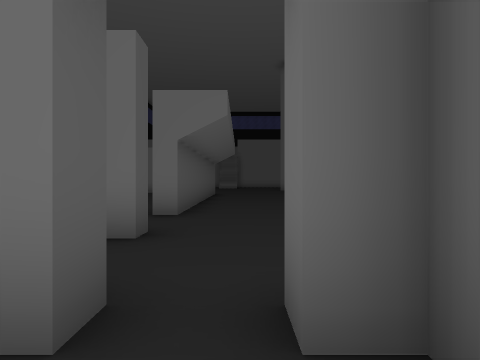
[1] (above)

23 first-person views from a walk through a scene from a Unity 3-D project. The camera is 1.4 m above the floor, looks level and sees 75° across. Doors are open. The floor is counted in squares, 2 m on a side. Each view is taken from the middle of a square. On the plan, view 1 faces up. The plan holds only what a view shows up to about 10 squares ahead; the rest is blank. The place goes on beyond the plan. The player is left out. Some animated figures are left out. Some surface patterns are stand-ins.

[2]
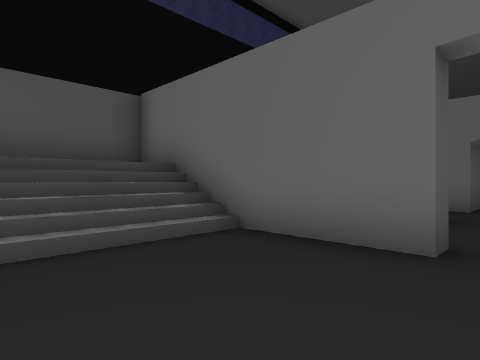

[3]
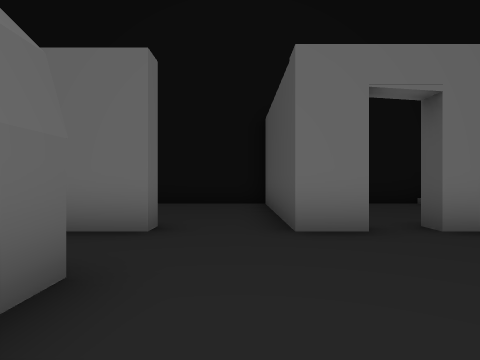

[4]
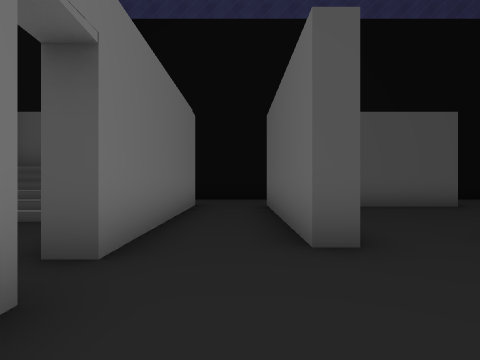

[5]
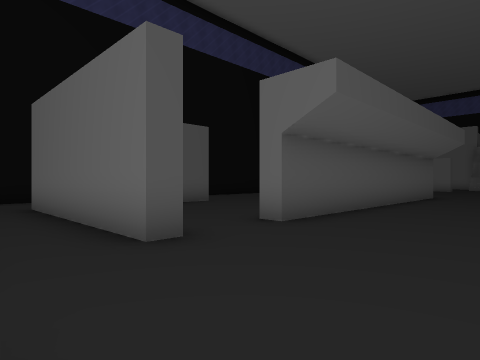

[6]
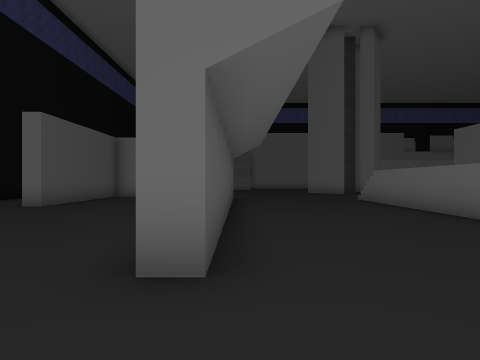

[7]
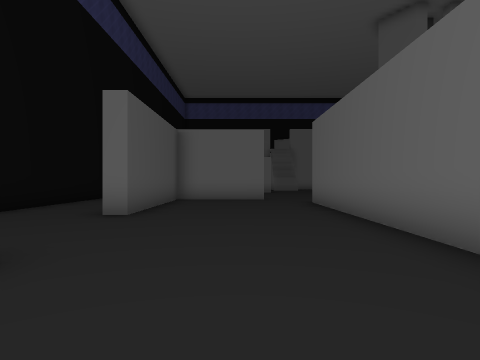

[8]
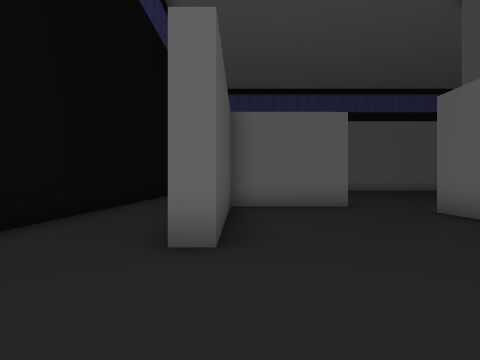

[9]
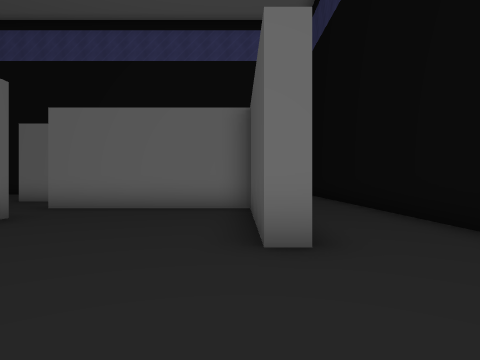

[10]
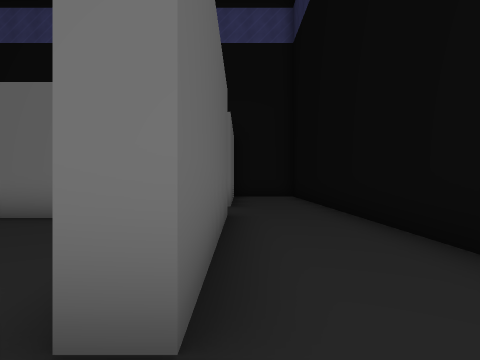

[11]
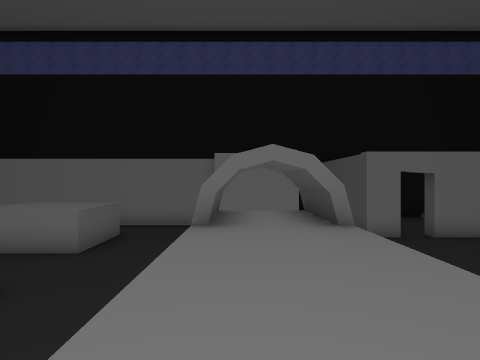

[12]
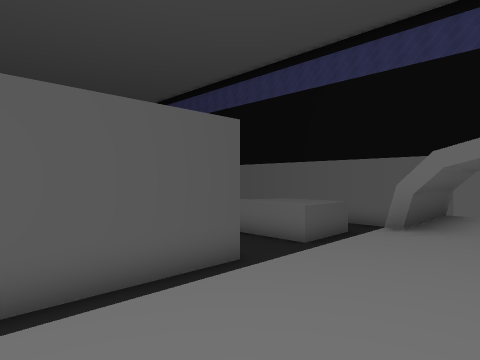

[13]
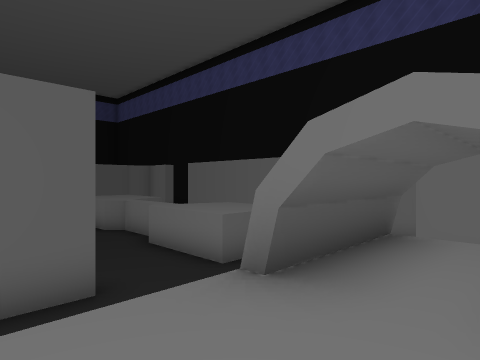

[14]
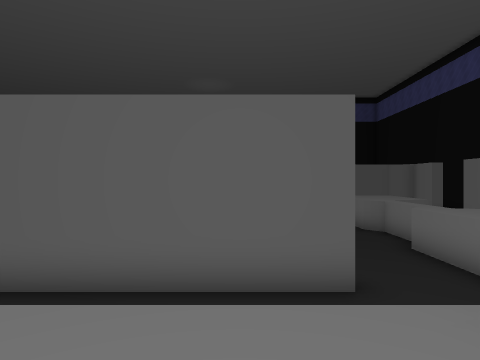

[15]
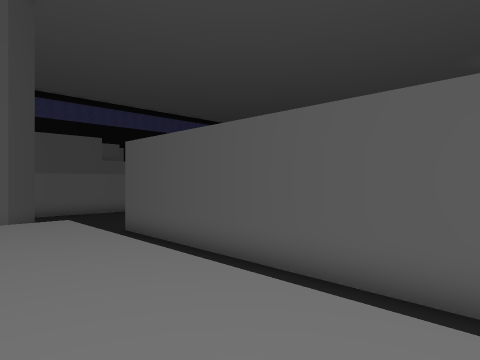

[16]
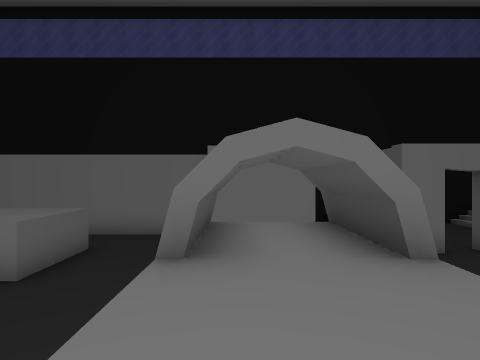

[17]
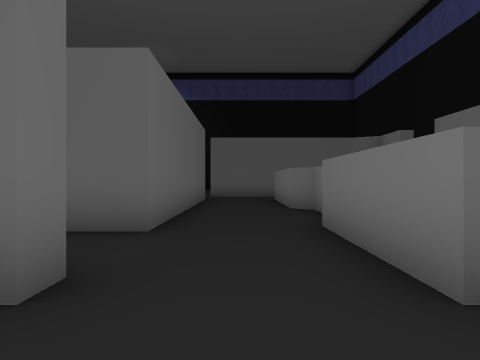

[18]
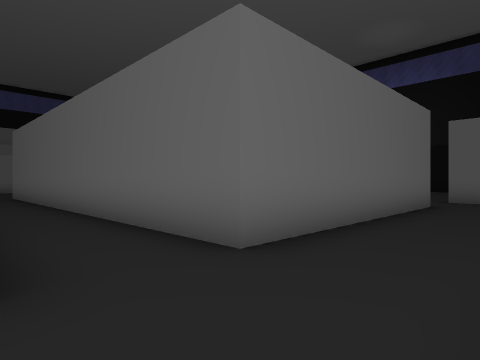

[19]
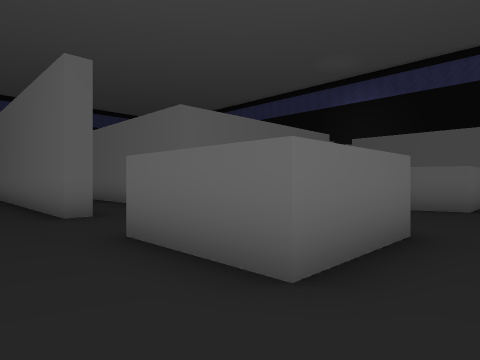

[20]
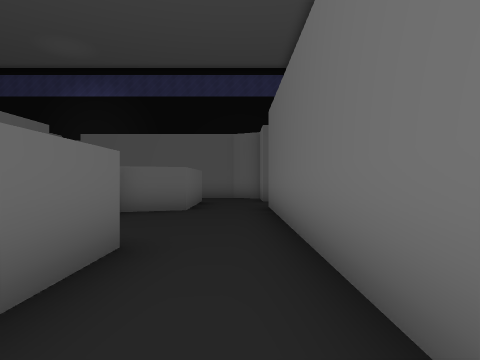

[21]
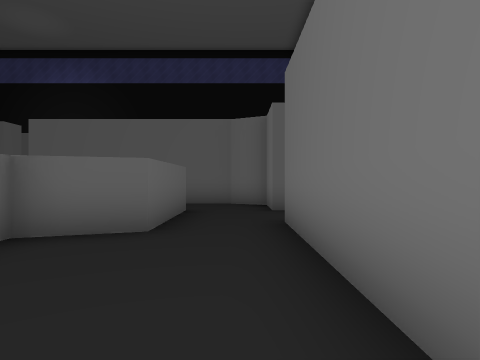

[22]
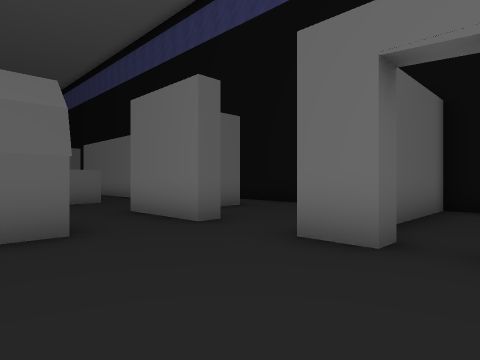

[23]
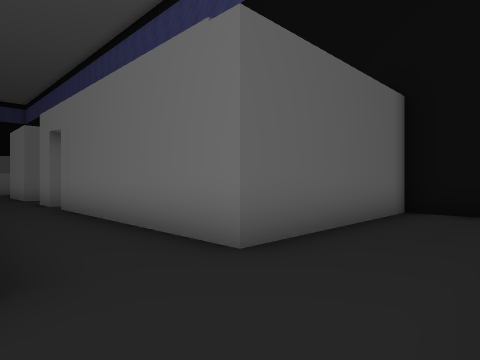

### Floor plan
Key: @ floor where view 1 was taken; # wall or solid block; . main floor; : floor 2 m higher than the main floor; / step, stairs or slope; D open door.
Columns run from 10 left of view 1 to 21 right of it. Each row starts with its distance up from view 1.
 19         ...
 18  ..    ....
 17  .. ###...        .#
 16  .. #....         .# .#
 15  ...#....#        .# .#
 14  ...#....#.../ // .#..#
 13  ...#....#.../ :/ .#..#
 12  ........#.../::/ .#..#
 11   .......#.../::/ .#..#
 10   .......#.../::/ .#..#
  9  ........#.../::/ .#..#
  8  ...#....#.../::/..#..#
  7  ...#....#.../::/..#..#
  6  ...#.........##/.....#######..#
  5  ...#.........## .............
  4 #...#####.....## ...........
  3  ..................#########
  2  ........DD........###...####  #
  1  ...#####DD#..###..............#
  0  ...#///..@#....#.............##
 -1   ..#///...#....###########..##
 -2   ..#///...#.....
 -3   ..#  /. .#....
 -4   ###

Where each view was taken, in squares from view 1:
view 1: 0 up, 0 right, facing up
view 2: 2 down, 0 right, facing up-left
view 3: 6 up, 2 right, facing down
view 4: 3 up, 2 right, facing left
view 5: 2 up, 2 right, facing up-left
view 6: 4 up, 1 left, facing up
view 7: 6 up, 4 left, facing up
view 8: 9 up, 6 left, facing up
view 9: 12 up, 6 left, facing down
view 10: 10 up, 7 left, facing down
view 11: 11 up, 5 right, facing down
view 12: 11 up, 4 right, facing down-right
view 13: 8 up, 4 right, facing down-right
view 14: 8 up, 4 right, facing right
view 15: 8 up, 4 right, facing up-right
view 16: 9 up, 5 right, facing down
view 17: 5 up, 7 right, facing right
view 18: 4 up, 9 right, facing up-right
view 19: 0 up, 7 right, facing up-right
view 20: 0 up, 8 right, facing right
view 21: 0 up, 11 right, facing right
view 22: 5 up, 1 left, facing down-right
view 23: 4 up, 9 left, facing down-right
